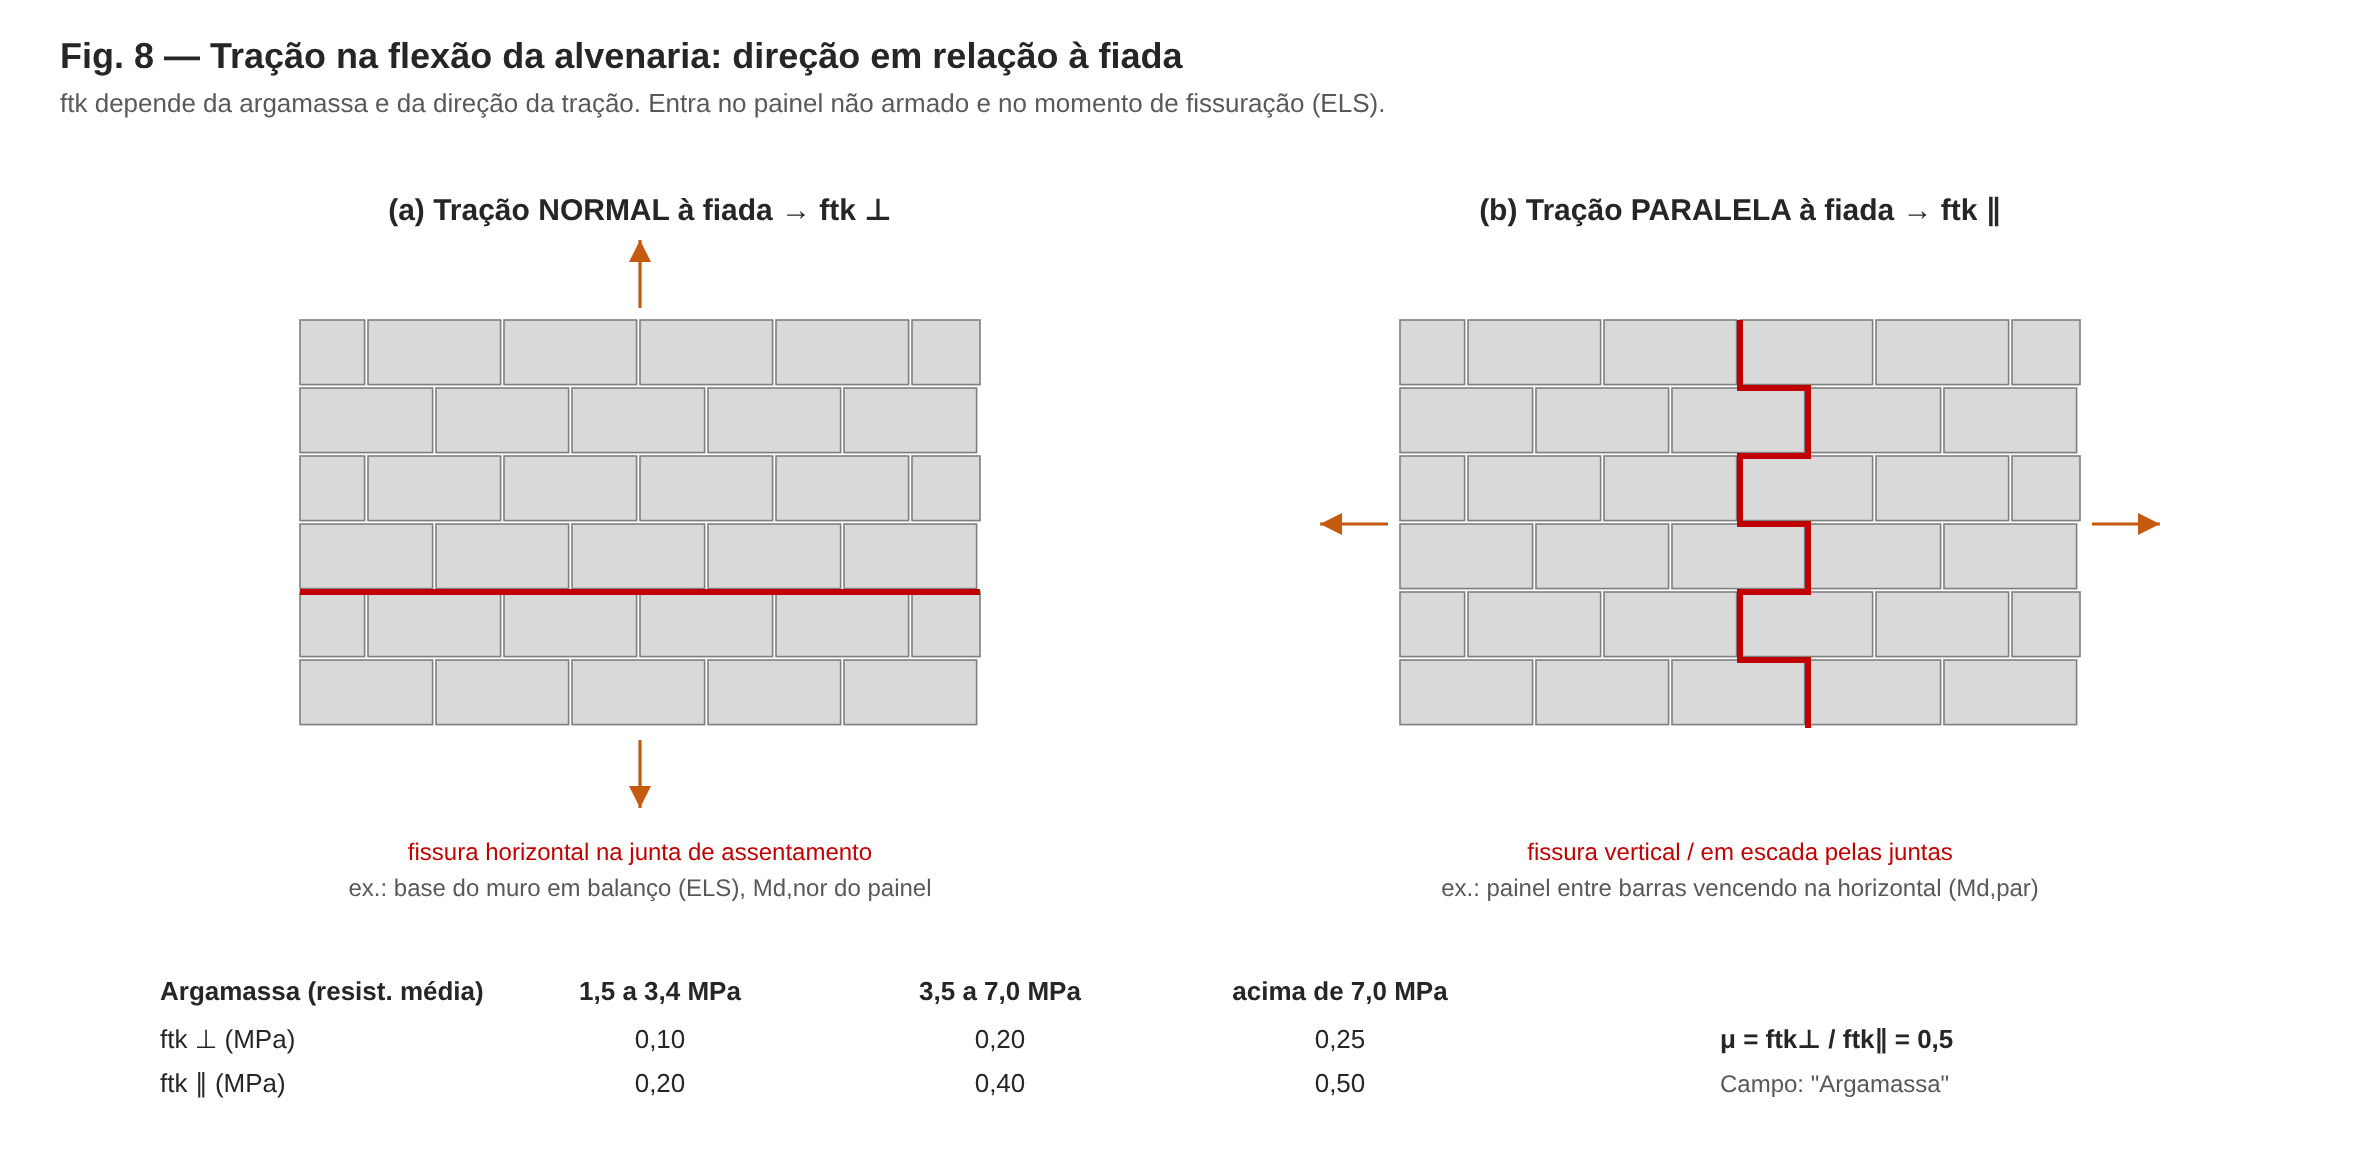

Source code (Python):
from figlib import SVG, C
W, H = 1180, 580
s = SVG(W, H)
s.text(30, 34, 'Fig. 8 — Tração na flexão da alvenaria: direção em relação à fiada', size=18, anchor='start', weight='bold')
s.text(30, 56, 'ftk depende da argamassa e da direção da tração. Entra no painel não armado e no momento de fissuração (ELS).', size=13, anchor='start', color=C['note'])
def wall(x0, y0, w, h, K=1.7):
    for i in range(int(h / 20)):
        y = y0 + h * K - (i + 1) * 20 * K
        off = 0 if i % 2 == 0 else 20
        xs = -off
        while xs < w:
            a = max(xs, 0); b = min(xs + 39, w)
            if b > a: s.rect(x0 + a * K, y, (b - a) * K, 19 * K, fill=C['blockfill'], stroke=C['block'], sw=0.8)
            xs += 40
K = 1.7
# (a) normal à fiada
xa, ya = 150, 160
s.text(xa + 100 * K, 110, '(a) Tração NORMAL à fiada → ftk ⊥', size=15, weight='bold')
wall(xa, ya, 200, 120)
yc = ya + 120 * K - 40 * K
s.line(xa, yc, xa + 200 * K, yc, stroke=C['steel'], sw=3)
s.arrow(xa + 100 * K, ya - 6, xa + 100 * K, ya - 40, color=C['load']); s.arrow(xa + 100 * K, ya + 120 * K + 6, xa + 100 * K, ya + 120 * K + 40, color=C['load'])
s.text(xa + 100 * K, ya + 120 * K + 66, 'fissura horizontal na junta de assentamento', size=12, color=C['steel'])
s.text(xa + 100 * K, ya + 120 * K + 84, 'ex.: base do muro em balanço (ELS), Md,nor do painel', size=12, color=C['note'])
# (b) paralela à fiada
xb = 700
s.text(xb + 100 * K, 110, '(b) Tração PARALELA à fiada → ftk ∥', size=15, weight='bold')
wall(xb, ya, 200, 120)
# fissura em escada
pts = []; x = xb + 100 * K; y = ya
for i in range(6):
    pts += [(x, y), (x, y + 20 * K)]
    y += 20 * K; x += (20 * K if i % 2 == 0 else -20 * K)
s.pline(pts, stroke=C['steel'], sw=3)
s.arrow(xb - 6, ya + 60 * K, xb - 40, ya + 60 * K, color=C['load']); s.arrow(xb + 200 * K + 6, ya + 60 * K, xb + 200 * K + 40, ya + 60 * K, color=C['load'])
s.text(xb + 100 * K, ya + 120 * K + 66, 'fissura vertical / em escada pelas juntas', size=12, color=C['steel'])
s.text(xb + 100 * K, ya + 120 * K + 84, 'ex.: painel entre barras vencendo na horizontal (Md,par)', size=12, color=C['note'])
# tabela
ty = 500
s.text(80, ty, 'Argamassa (resist. média)', size=13, anchor='start', weight='bold')
for j, h_ in enumerate(['1,5 a 3,4 MPa', '3,5 a 7,0 MPa', 'acima de 7,0 MPa']):
    s.text(330 + j * 170, ty, h_, size=13, weight='bold')
s.text(80, ty + 24, 'ftk ⊥ (MPa)', size=13, anchor='start'); s.text(80, ty + 46, 'ftk ∥ (MPa)', size=13, anchor='start')
for j, (a, b) in enumerate([('0,10', '0,20'), ('0,20', '0,40'), ('0,25', '0,50')]):
    s.text(330 + j * 170, ty + 24, a, size=13); s.text(330 + j * 170, ty + 46, b, size=13)
s.text(860, ty + 24, 'μ = ftk⊥ / ftk∥ = 0,5', size=13, anchor='start', weight='bold')
s.text(860, ty + 46, 'Campo: "Argamassa"', size=12, anchor='start', color=C['note'])
s.save('fig08_tracao.svg'); print('ok')
